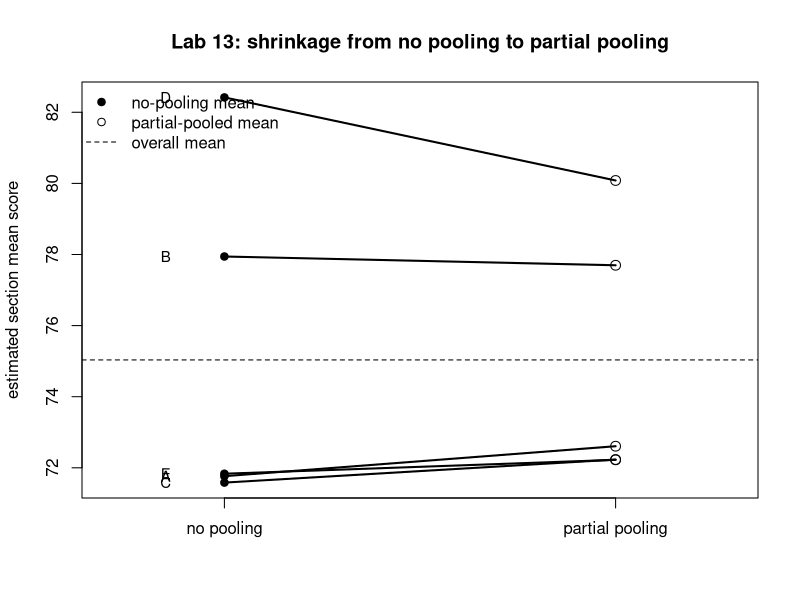
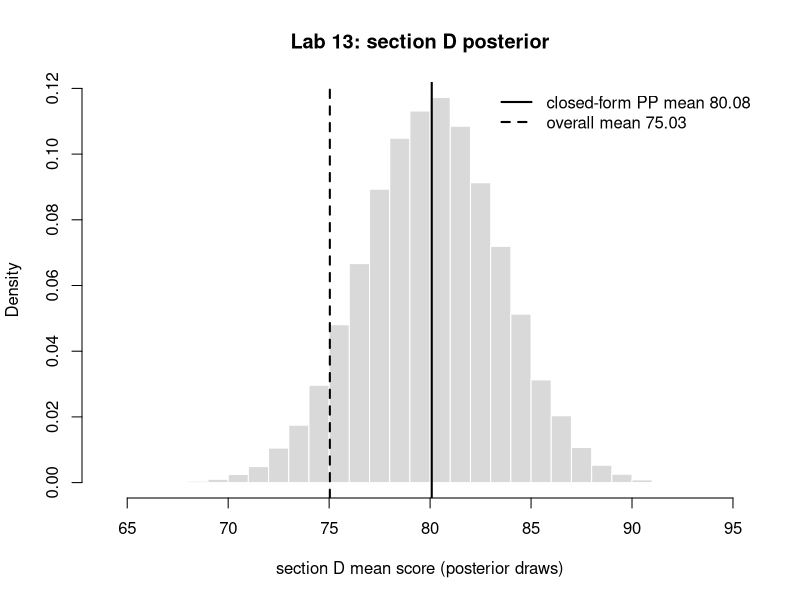

Source code (R) for these figures, in order:
## ---- chunk 1
#| label: lab13-simulate
set.seed(1313)
sigma <- 10        # within-section sd (known)
tau   <- 6         # between-section sd (known)
sizes <- c(8, 30, 12, 6, 20)
labels <- c("A", "B", "C", "D", "E")
true_means <- c(70, 78, 73, 84, 76)   # synthetic section truths

# store each section's raw scores in a list
scores <- vector("list", length(sizes))
for (j in seq_along(sizes)) scores[[j]] <- rnorm(sizes[j], true_means[j], sigma)
sapply(scores, length)                 # confirm the section sizes
## ---- chunk 2
#| label: lab13-estimates
ybar <- sapply(scores, mean)                       # no pooling
grand <- sum(sizes * ybar) / sum(sizes)            # complete pooling (overall mean)
lambda <- (sizes / sigma^2) / (sizes / sigma^2 + 1 / tau^2)
pp <- lambda * ybar + (1 - lambda) * grand         # partial pooling

data.frame(section = labels, n = sizes,
           no_pooling = round(ybar, 2),
           complete_pooling = round(grand, 2),
           lambda = round(lambda, 2),
           partial_pooled = round(pp, 2))
## ---- chunk 3
#| label: fig-lab13-shrinkage
#| fig-cap: "Shrinkage plot for five synthetic sections: no-pooling means (left) connected to partial-pooled means (right), with the overall mean dashed. Small sections shrink more than large ones."
#| fig-alt: "Two columns of points, no pooling on the left and partial pooling on the right, with a dashed horizontal line near 75 for the overall mean. Segments connect each section's two estimates; segments for small sections slope steeply toward the dashed line while the large section's segment is nearly flat."
plot(NA, xlim = c(0.7, 2.3), ylim = range(c(ybar, pp, grand)),
     xaxt = "n", xlab = "", ylab = "estimated section mean score",
     main = "Lab 13: shrinkage from no pooling to partial pooling")
axis(1, at = c(1, 2), labels = c("no pooling", "partial pooling"))
abline(h = grand, lty = 2, lwd = 1)
for (j in seq_along(sizes)) {
  segments(1, ybar[j], 2, pp[j], lwd = 2)
  points(1, ybar[j], pch = 19)
  points(2, pp[j], pch = 1, cex = 1.3)
  text(0.85, ybar[j], labels[j], cex = 0.9)
}
legend("topleft",
       legend = c("no-pooling mean", "partial-pooled mean", "overall mean"),
       pch = c(19, 1, NA), lty = c(NA, NA, 2), lwd = c(NA, NA, 1), bty = "n")
## ---- chunk 4
#| label: fig-lab13-posterior-D
#| fig-cap: "Simulated posterior for section D's mean (Normal with the closed-form partial-pooled mean and precision n/sigma^2 + 1/tau^2), with the closed-form mean and overall mean marked. The simulated mean lands on the closed-form value."
#| fig-alt: "A histogram of simulated posterior values for section D's mean, mound-shaped and centered near 80. A solid vertical line marks the closed-form partial-pooled mean on top of the histogram center, and a dashed vertical line further left marks the overall mean near 75, showing the section's estimate pulled toward but not all the way to the center."
jD <- 4                                            # section D
post_prec <- sizes[jD] / sigma^2 + 1 / tau^2       # posterior precision
post_sd   <- sqrt(1 / post_prec)
post_mean <- pp[jD]                                # = closed-form partial-pooled mean

set.seed(1313)
draws <- rnorm(50000, post_mean, post_sd)
hist(draws, breaks = 40, freq = FALSE, col = "grey85", border = "white",
     xlab = "section D mean score (posterior draws)",
     main = "Lab 13: section D posterior")
abline(v = post_mean, lwd = 2)
abline(v = grand, lwd = 2, lty = 2)
legend("topright",
       legend = c(sprintf("closed-form PP mean %.2f", post_mean),
                  sprintf("overall mean %.2f", grand)),
       lty = c(1, 2), lwd = 2, bty = "n")

c(sim_mean = mean(draws), closed_form = post_mean,
  abs_diff = abs(mean(draws) - post_mean))
